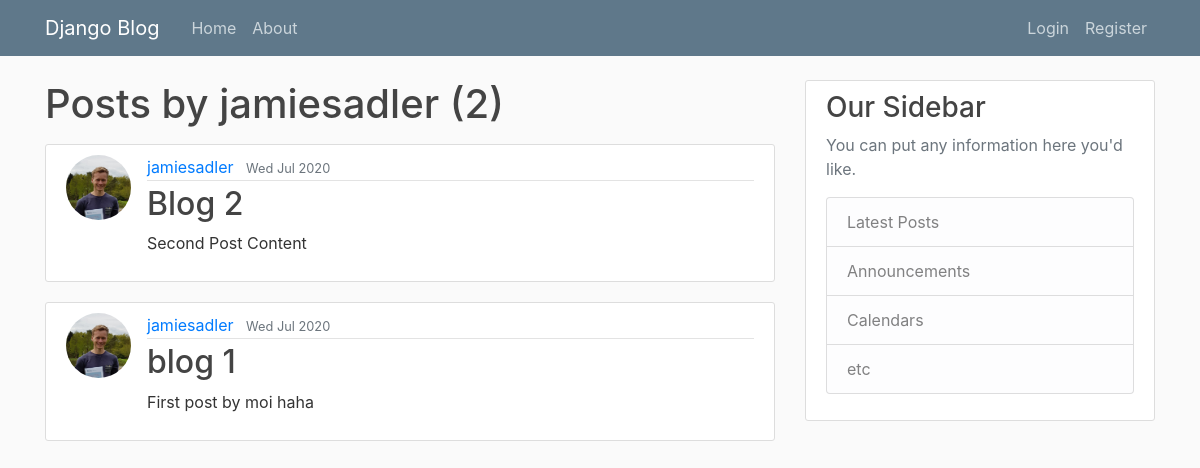
The page /user/jamiesadler on the database as committed earlier.
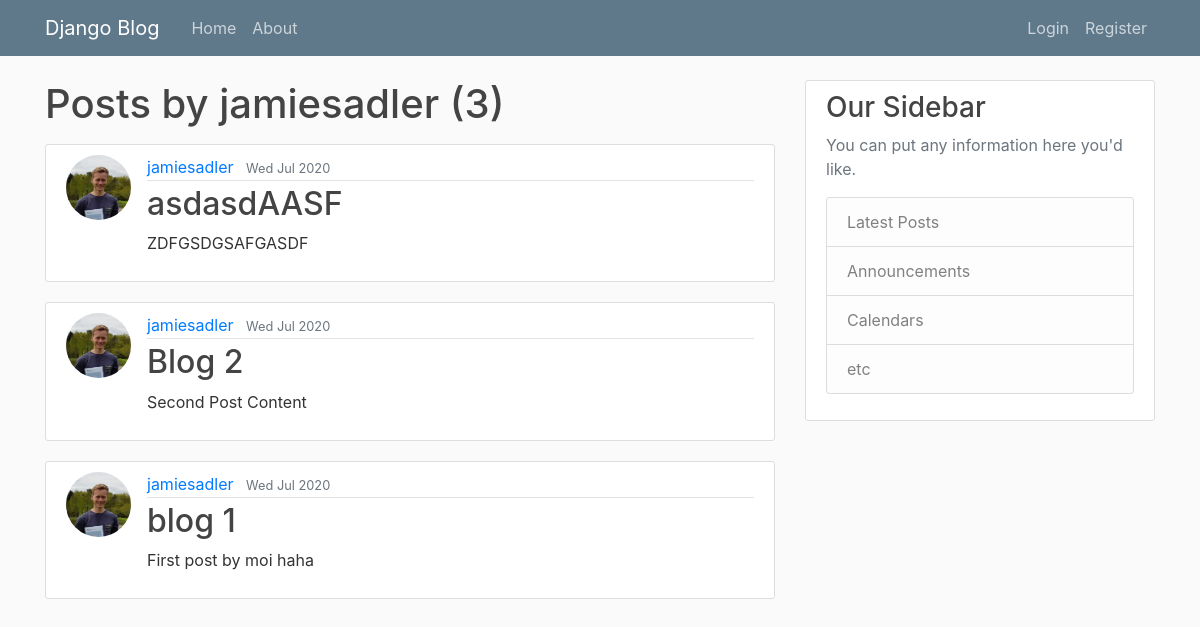
The same page on the database as committed later.
### blog/models.py (models this page shows, shortened)
class Post(models.Model):
    title = models.CharField(max_length=100)
    content = models.TextField()
    date_posted = models.DateTimeField(default=timezone.now)
    author = models.ForeignKey(User, on_delete=models.CASCADE)

### users/models.py (models this page shows, shortened)
class Profile(models.Model):
	user = models.OneToOneField(User, on_delete=models.CASCADE)
	image = models.ImageField(default='PP.jpg', upload_to='profile_pics')
	"""def save(self):
		super().save()

		img = Image.open(self.image.path)
		if img.height > 300 or img.width > 300:
			output_size =(300, 300)
			img.thumbnail(output_size)
			img.save(self.image.path)"""

### blog/views.py (the view)
# urls.py: path('user/<str:username>', UserPostListView.as_view(), name='user-posts'),
class UserPostListView(ListView):
	model = Post
	template_name = 'blog/user_posts.html'
	context_object_name = 'posts'
	ordering = ['date_posted']
	paginate_by = 5
	def get_queryset(self):
		user = get_object_or_404(User, username=self.kwargs.get('username'))
		return Post.objects.filter(author=user).order_by('-date_posted')

### blog/templates/blog/user_posts.html (shortened to what this page needs)
{% extends 'blog/base.html' %}
{% block content %}
  <h1 class = 'mb-3'>Posts by {{ view.kwargs.username }} ({{ page_obj.paginator.count }}) </h1>
    {% for post in posts %}
        <article class="media content-section">
            <img class='article-img rounded-circle' src='{{ post.author.profile.image.url }}'>
            <div class="media-body">
                <div class="article-metadata">
                    <a class="mr-2" href="{% url 'user-posts' post.author.username %}">{{ post.author }}</a>
                    <small class="text-muted">{{ post.date_posted|date:'D M Y' }}</small>
                </div>
                <h2><a class="article-title" href="{% url 'post-detail' post.id %}">{{ post.title }}</a></h2>
                <p class="article-content">{{ post.content }}</p>
            </div>
        </article>
    {% endfor %}
{% endblock content %}

Rows that differ between the two databases and show on the page:
added Post: author.profile.image (picture), author "jamiesadler", date_posted "Wed Jul 2020", title "asdasdAASF", content "ZDFGSDGSAFGASDF"
Other text that changed with them:
{{ page_obj.paginator.count }}: "2" → "3"
